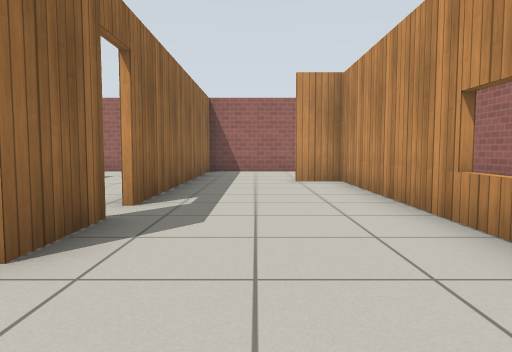
View 1 (above)

21 first-person views from a walk through a Gazebo world. The camera is 0.72 m above the floor, tilts 4° down and sees 70° across. The floor is counted in squares, 1 m on a side. Each view is taken from the middle of a square. On the plan, view 1 faces up. The plan holds only what a view shows up to about 11 squares ahead; the rest is blank. Gazebo's built-in surfaces are drawn with simple patterns.

View 2
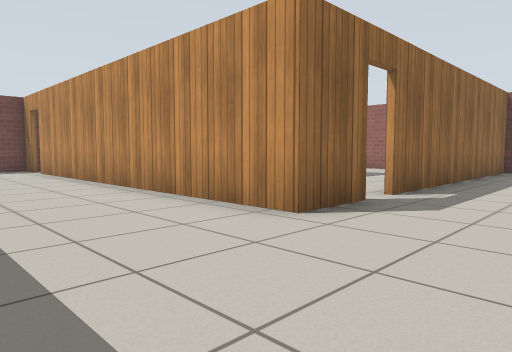

View 3
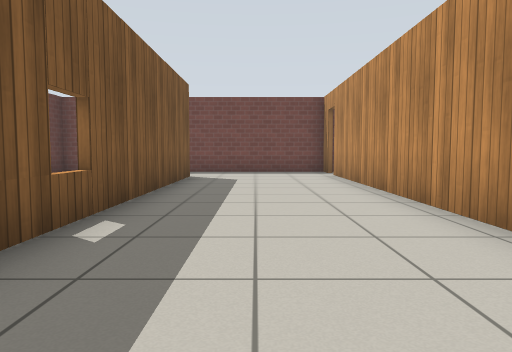

View 4
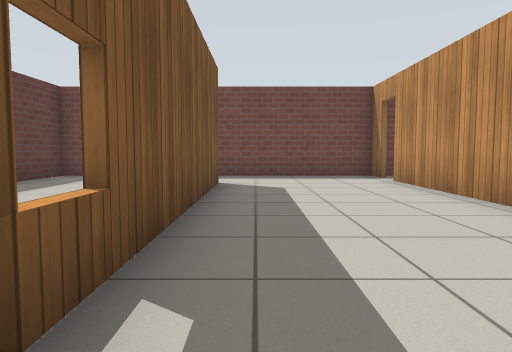

View 5
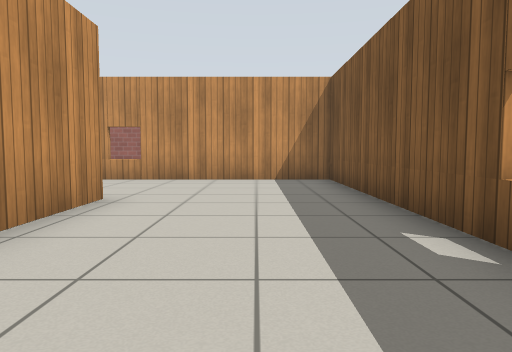

View 6
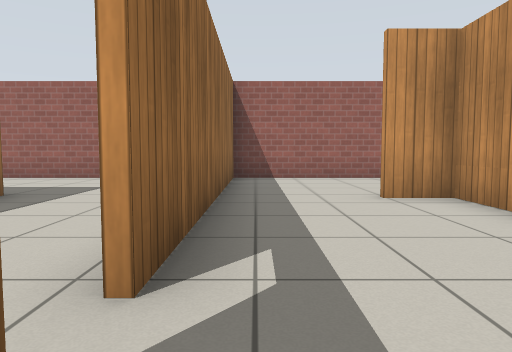

View 7
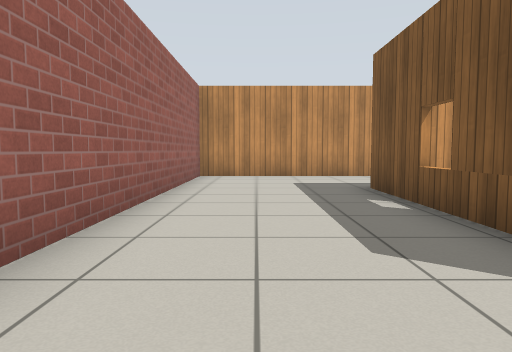

View 8
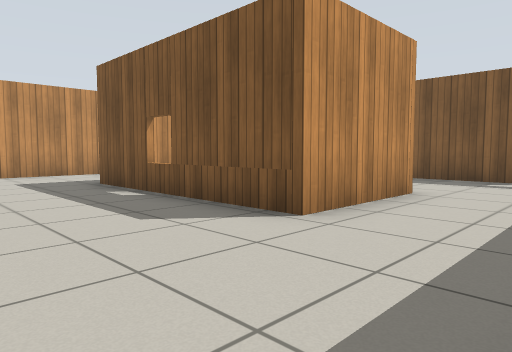

View 9
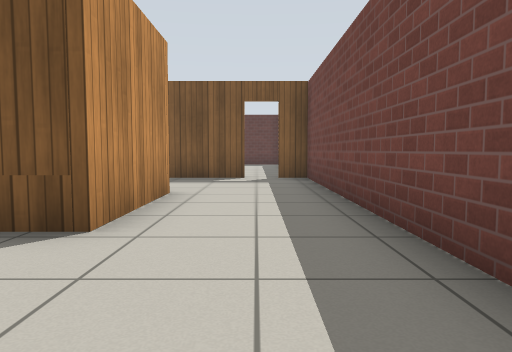

View 10
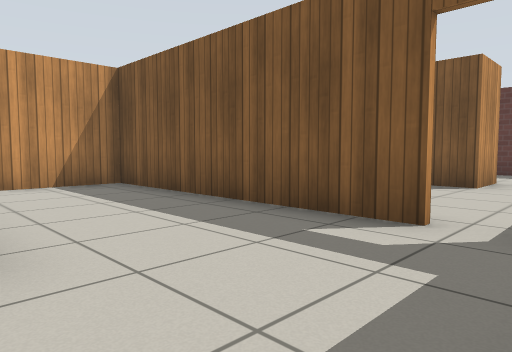

View 11
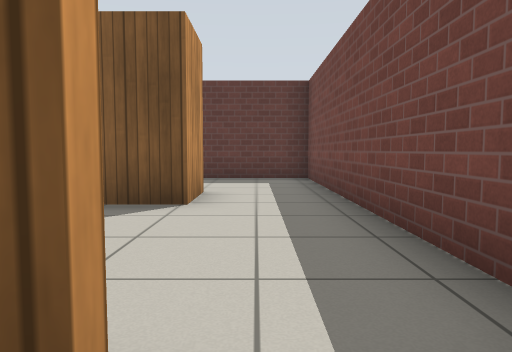

View 12
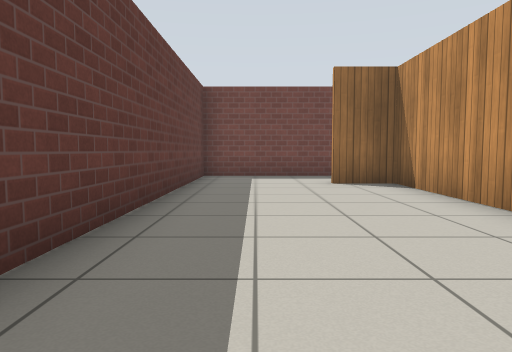

View 13
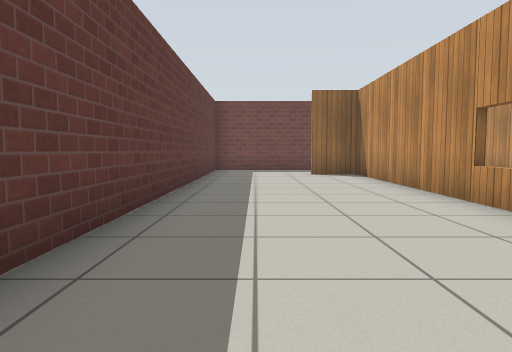

View 14
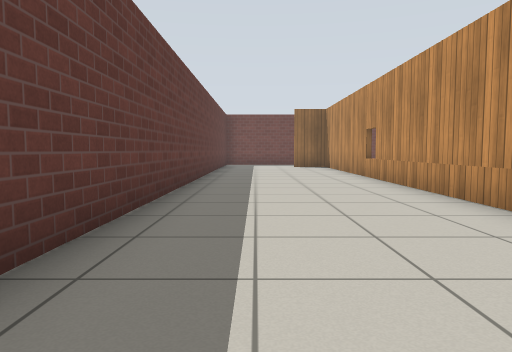

View 15
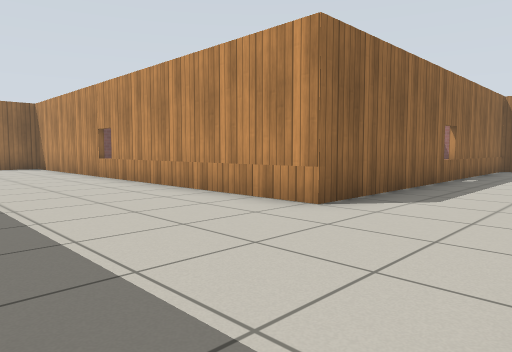

View 16
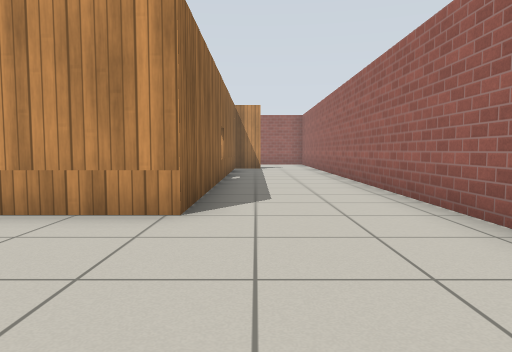

View 17
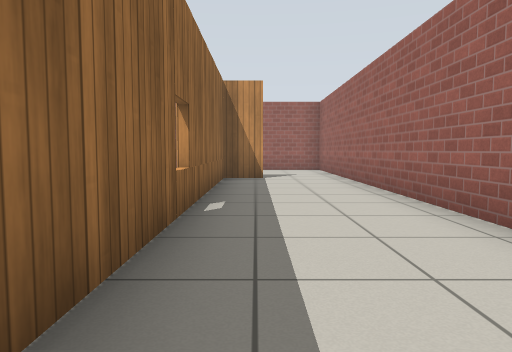

View 18
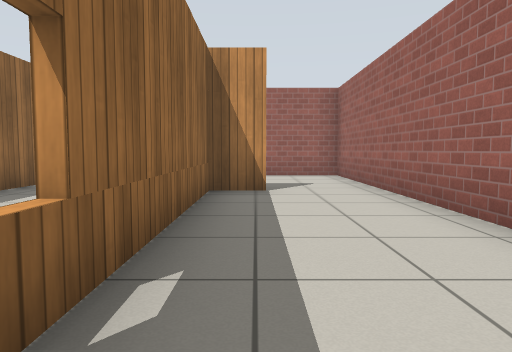

View 19
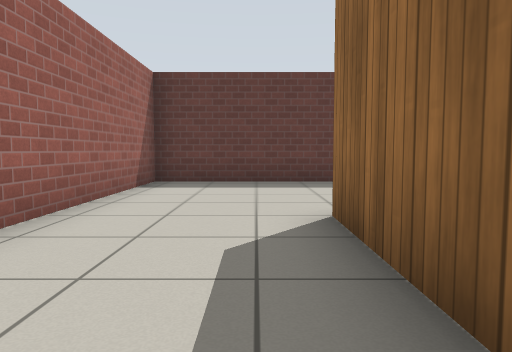

View 20
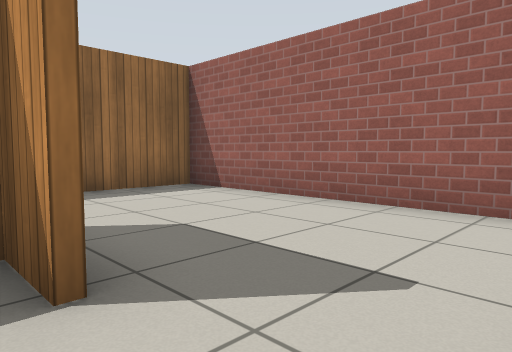

View 21
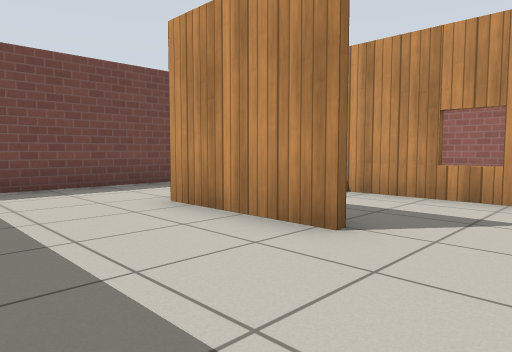

### Floor plan
Points are (right, up) in squares from view 1. A wall is a line through its corners. A room is listed if a view was taken in it or the views show most of it. See-through windows are left out.
Room 1 (views 1, 2, 3, 4, 5, 6)
walls: (-1.6, 3.9) (-1.6, 2.3) (-11.8, 2.3); (-11.1, -1.8) (2, -1.8) (2, 8.5); (-1.6, 8.6) (-1.6, 4.6); (-12.5, 2.3) (-13.4, 2.3); (-13.4, 1.9) (-13.4, -1.5); (3.2, 8.5) (0.9, 8.5)
ways out: open door at (-12, 2) to room 2; gap at (-2, 4.5) to room 2; opening at (-12.5, -2.5) to room 3; opening at (-0.5, 9) to room 3
Room 2 (views 7, 8, 9, 10, 11, 21)
walls: (-7.7, 5.8) (-10.5, 5.8) (-10.5, 8.8) (-5, 8.8); (-13.4, 10.1) (-13.4, 1.9); (-1.7, 7.5) (-1.7, 12.6) (-9.9, 12.6); (-11.8, 2.4) (-5.2, 2.4) (-5.2, 4.8); (-13.4, 2.4) (-12.5, 2.4)
ways out: open door at (-12, 2) to room 1; gap at (-2, 4.5) to room 1; opening at (-6.5, 6) to room 4
Room 3 (views 12, 13, 14, 15, 16, 17, 18, 19, 20)
walls: (-11.1, -3.4) (-11.1, -1.8); (2.2, 8.6) (2.2, -2) (-10.9, -2) (-10.9, -3.4); (-13.4, -1.5) (-13.4, -6.5) (5.4, -6.5) (5.4, 12.6) (-1.6, 12.6) (-1.6, 8.6)
ways out: opening at (-12.5, -2.5) to room 1; opening at (-0.5, 9) to room 1
Room 4 (no view inside)
walls: (-6.9, 8.7) (-9.5, 8.7); (-5.2, 7) (-5.2, 7.8)
ways out: opening at (-6.5, 6) to room 2

Where each view was taken, in squares from view 1:
view 1: 0 up, 0 right, facing up
view 2: 1 down, 1 right, facing up-left
view 3: 0 up, 1 left, facing left
view 4: 1 down, 3 left, facing left
view 5: 0 up, 7 left, facing right
view 6: 3 up, 1 left, facing up
view 7: 11 up, 12 left, facing right
view 8: 12 up, 13 left, facing down-right
view 9: 12 up, 12 left, facing down
view 10: 6 up, 13 left, facing down-right
view 11: 3 up, 12 left, facing down
view 12: 5 down, 3 left, facing left
view 13: 5 down, 0 right, facing left
view 14: 5 down, 5 right, facing left
view 15: 6 down, 5 right, facing up-left
view 16: 6 down, 3 right, facing up
view 17: 1 down, 3 right, facing up
view 18: 2 up, 3 right, facing up
view 19: 2 up, 3 right, facing down
view 20: 8 up, 5 right, facing up-left
view 21: 3 up, 6 left, facing up-left
